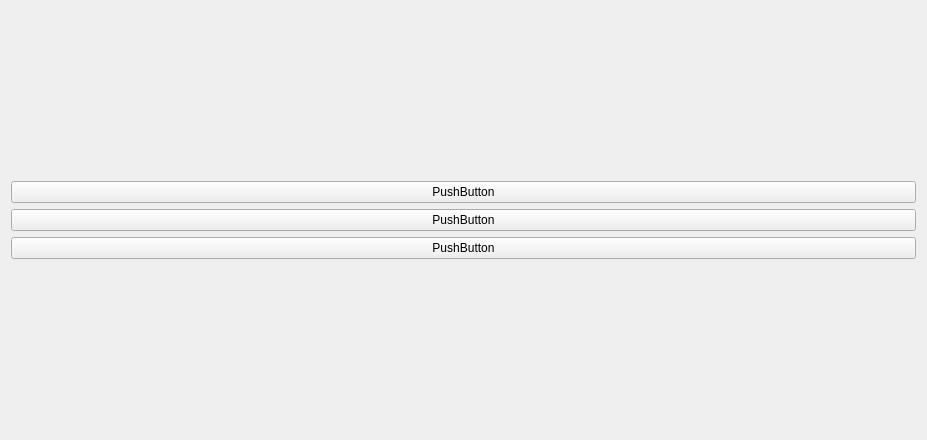
<?xml version="1.0" encoding="UTF-8"?>
<ui version="4.0">
 <class>Form</class>
 <widget class="QWidget" name="Form">
  <property name="geometry">
   <rect>
    <x>0</x>
    <y>0</y>
    <width>927</width>
    <height>440</height>
   </rect>
  </property>
  <property name="windowTitle">
   <string>Form</string>
  </property>
  <layout class="QGridLayout" name="gridLayout_2">
   <item row="0" column="0">
    <layout class="QGridLayout" name="gridLayout">
     <item row="1" column="0">
      <widget class="QPushButton" name="pushButton_3">
       <property name="text">
        <string>PushButton</string>
       </property>
      </widget>
     </item>
     <item row="0" column="0">
      <widget class="QPushButton" name="pushButton">
       <property name="text">
        <string>PushButton</string>
       </property>
      </widget>
     </item>
     <item row="2" column="0">
      <widget class="QPushButton" name="pushButton_2">
       <property name="text">
        <string>PushButton</string>
       </property>
      </widget>
     </item>
    </layout>
   </item>
  </layout>
 </widget>
 <resources/>
 <connections/>
</ui>
